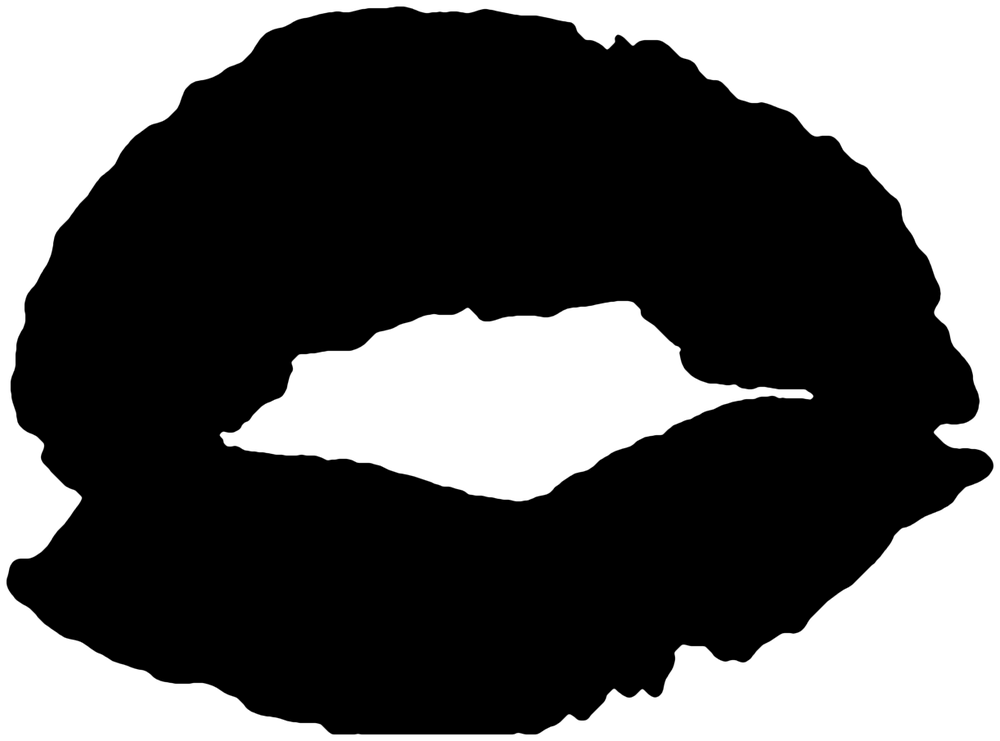
#> input picture kissifier/kiss.png, 1000 x 741 px
$ python -i kiss_texture.py   (imports and definitions only)
#> lines starting #> are read from the running program, lines starting #| are printed output that depends on the picture; after the words box and inside, x2 and y2 are one past the last pixel; in counts of white or black regions, pixels touching at a corner belong together
#!/usr/bin/env python3
"""
kiss_texture.py measures a photo of a real lipstick print and draws prints with its texture on other shapes.

Three commands:

  analyze   photo -> maps, stats and the texture files that render reads
      python kiss_texture.py analyze photo.jpg --out kiss_tex/
      (optional --crop x,y,w,h ; default finds the print by its ink)

  add       place ridges, lines and weak spots on a shape and append them to a recipe (created if missing)
      python kiss_texture.py add kiss.json --shape kiss-red.png --ridges 45 --lines 70 --weak 5
          [--box x0,y0,x1,y1]  only place inside this part of the shape (fractions of its bounding box)
          [--at x,y]           place every new feature at this point instead
          [--seed N]

  render    shape + recipe + the folder analyze wrote -> print PNG in one ink colour
      python kiss_texture.py render kiss.json --shape kiss-red.png --texture kiss_tex/ --color "#7A1E1E" --out print.png

The shape is any PNG whose alpha is the print outline (render an SVG to PNG first).

Outputs of `analyze` (8-bit grayscale PNG, white = more ink unless noted), at a 1200 px working size:
  ink.png          ink amount (0..1)
  pressure.png     low-frequency pressure: where the lips pressed hard vs. lightly
  detail.png       ink / pressure: texture with the outline and pressure removed (mid-grey = average)
  creases.png      ridge filter response: the thin paper-coloured lines inside the ink (white = crease)
  grain.png        fine speckle left after removing creases and pressure
  orientation.png  crease direction as hue (HSV), brightness = coherence
  texture-tile.png seamless tile of detail+creases from inside the print, for CSS mask-image / overlays
  stats.json       coverage, opacity distribution, crease density, spacing, dominant angles (0 = horizontal, 90 = vertical)
and the files render reads, at the photo's full size:
  band-upper.png, band-lower.png  the photo's ink along the mouth and the seams: one column per pixel along
                   the lip's edge, one row per pixel out from it, alpha = inside the photo's print
  lip-upper.png, lip-lower.png    a seamless tile of each lip
  texture.json     print width, positions along the edges, tile crease directions, ink by distance from the outline

Needs: numpy, pillow, scipy, scikit-image   (pip install numpy pillow scipy scikit-image)
"""
import argparse, itertools, json, os, math, sys
import numpy as np
from PIL import Image, ImageDraw
from scipy import ndimage as ndi
from scipy.special import ndtr, ndtri
from skimage.filters import sato
from skimage.feature import structure_tensor


# ---------- helpers ----------
def load_rgb(path):
    return np.asarray(Image.open(path).convert("RGB")).astype(np.float32) / 255.0

def save_gray(arr, path):
    Image.fromarray((np.clip(arr, 0, 1) * 255).astype(np.uint8), "L").save(path)

# [4 lines left out: function norm, not called in this run]

def hex_rgb(h):
    h = h.lstrip("#"); return tuple(int(h[i:i + 2], 16) for i in (0, 2, 4))

# [11 lines left out: function seamless, not called in this run]

def largest(mask):
    lab, n = ndi.label(mask)
    return lab == 1 + np.argmax(np.bincount(lab.ravel())[1:]) if n else mask


# ---------- ink ----------
# [26 lines left out: functions ink_amount, auto_crop, not called in this run]


# ---------- the lip frame ----------
# The photo's print and the shape are described in the same coordinates. The mouth ends in two
# tips. From each tip a straight seam runs on to the notch in the outline where the lips meet. The
# upper lip's edge is the left seam, the top of the mouth and the right seam, and the lower lip's
# edge is the same with the bottom of the mouth. A pixel of a lip has a distance d from that lip's
# edge and a position s along it. Positions on the shape's edge are matched to positions on the
# photo's edge through the seam ends and tips. All sizes are fractions of the print width w.

def pick_mouth(candidates, w):
    """The mouth among patches of paper (on the photo) or holes (in a shape). An opening with a box
    0.6% of the print width tall cuts the hairline that joins the photo's mouth to the paper outside
    at a corner, and the cracks that run out of the mouth. A shape's mouth goes through the same
    opening, so the tips are the same landmark on both. Patches narrower than a tenth of the print
    are not a mouth."""
    opened = ndi.binary_opening(candidates, np.ones((max(1, round(0.006 * w)), max(1, round(0.01 * w)))))
    lab, n = ndi.label(opened)
    spans = [np.ptp(np.nonzero((lab == i).any(0))[0]) for i in range(1, n + 1)]
    wide = [i + 1 for i, s in enumerate(spans) if s >= 0.1 * w]
    if not wide:
        return np.zeros_like(candidates)
    return lab == max(wide, key=lambda i: (lab == i).sum())

def seam_end(F, tip, side, w):
    """The most concave point of the outline beyond the tip, near the tip's height. Without one, the
    outermost point of the filled outline in the tip's row, or the box's edge if the row has none."""
    outline = F & ~ndi.binary_erosion(F)
    ys, xs = np.nonzero(outline)
    near = (np.sign(xs - tip[0]) == side) & (np.abs(ys - tip[1]) < 0.1 * w)
    if near.any():
        conc = ndi.gaussian_filter(F.astype(np.float32), 0.025 * w)[ys[near], xs[near]]
        k = np.argmax(conc)
        if conc[k] > 0.6:
            return float(xs[near][k]), float(ys[near][k])
    row = np.nonzero(F[int(round(tip[1]))] & (np.sign(np.arange(F.shape[1]) - tip[0]) == side))[0]
    if not len(row):
        row = np.nonzero(F.any(0))[0]
    return float(row[0] if side < 0 else row[-1]), tip[1]

def lip_line(F, mouth, box):
    """Tips, seam ends, and the upper and lower edge with one height per column. A shape without a
    mouth gets a mouth of no length at the centre of its box, so its seam runs through the middle."""
    x0, y0, w, h = box
    X = np.arange(F.shape[1], dtype=np.float64)
    if mouth.any():
        mc = np.nonzero(mouth.any(0))[0]
        tips = [(float(c), float(np.nonzero(mouth[:, c])[0].mean())) for c in (mc[0], mc[-1])]
    else:
        tips = [(x0 + w / 2, y0 + h / 2)] * 2
    ends = [seam_end(F, tips[0], -1, w), seam_end(F, tips[1], 1, w)]
    knots = [ends[0], tips[0], tips[1], ends[1]] if mouth.any() else [ends[0], tips[0], ends[1]]
    up = np.interp(X, [p[0] for p in knots], [p[1] for p in knots])
    lo = up.copy()
    if mouth.any():
        rows = np.arange(F.shape[0])[:, None]
        span = slice(mc[0], mc[-1] + 1)
        up[span] = np.where(mouth, rows, np.inf).min(0)[span] - 0.5
        lo[span] = np.where(mouth, rows, -np.inf).max(0)[span] + 0.5
    mid = (up + lo) / 2
    return {"tips": tips, "ends": ends, "up": up, "lo": lo, "mid": mid,
            "mid_smooth": ndi.gaussian_filter1d(mid, 0.05 * w, mode="nearest")}

# [45 lines left out: functions chain, lip_coords, strip_column, not called in this run]


# ---------- analysis ----------
TEXTURE_FILES = ["band-upper.png", "band-lower.png", "lip-upper.png", "lip-lower.png", "texture.json"]
BAND = 0.12       # how far the strips reach from the edge, as a fraction of the print width
DIST_BINS = 15    # ink by distance from the outline in steps of 1% of the print width, plus one bin for deeper

# [178 lines left out: functions band_strip, lip_tile, crease_angle, analyze, analyze_maps, not called in this run]


# ---------- shapes and features ----------
# A recipe lists every ridge, line and weak spot. "at" is a point as fractions of the shape's
# bounding box (x across, y down). Widths, lengths and radii are fractions of the box width.
#   ridge: a paper-coloured gap that opens on the outline and tapers to its tip at "at"
#   line:  a thin crack centred on "at", with short side branches
#   weak:  a patch around "at" where less ink transferred

def load_shape(path):
    """The shape's alpha, bounding box, mouth, the hole the mouth lies in, and the lip line. Holes
    are looked for after closing gaps up to 2% of the print width, so a mouth that reaches the
    outline through a narrow gap still counts."""
#> called with path = '../kiss.png'
    A = np.asarray(Image.open(path).convert("RGBA"))[..., 3].astype(np.float32) / 255
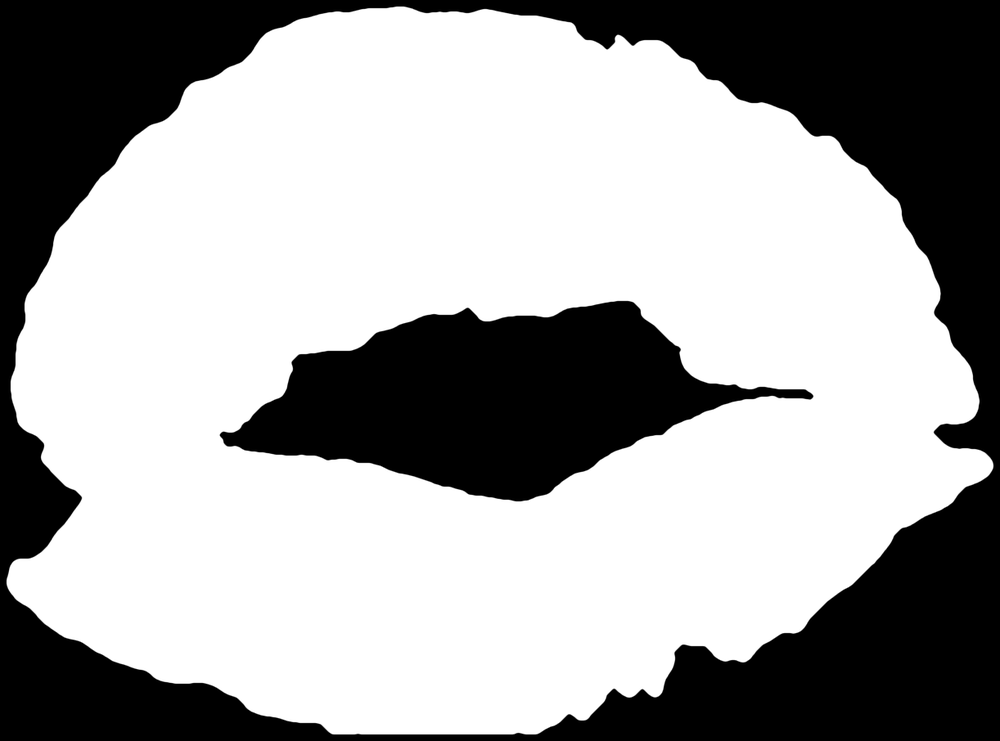
#> A: shape (741, 1000) float32; min 0, max 1, mean 0.643
    S = A > 0.5
#> S: shape (741, 1000) bool; 64.3% white; 2 black regions, box (x1, y1, x2, y2) and area: (0, 0, 1000, 741) 202148, (220, 301, 813, 501) 62179
    if not S.any():
        sys.exit(f"{path} has no pixel with alpha above half; its alpha is the outline")
    ys, xs = np.where(S)
    box = (xs.min(), ys.min(), xs.max() + 1 - xs.min(), ys.max() + 1 - ys.min())
#> box = (7, 7, 986, 727)
    r = max(1, round(0.01 * box[2]))
#> r = 10
    disc = np.hypot(*np.mgrid[-r:r + 1, -r:r + 1]) <= r
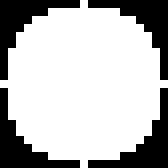
#> disc: shape (21, 21) bool (shown 8 times larger); 71.9% white; 4 black regions, box (x1, y1, x2, y2) and area: (0, 0, 10, 10) 31, (11, 0, 21, 10) 31, (0, 11, 10, 21) 31, (11, 11, 21, 21) 31
    closed = ndi.binary_closing(np.pad(S, r + 1), disc)[r + 1:-r - 1, r + 1:-r - 1] | S
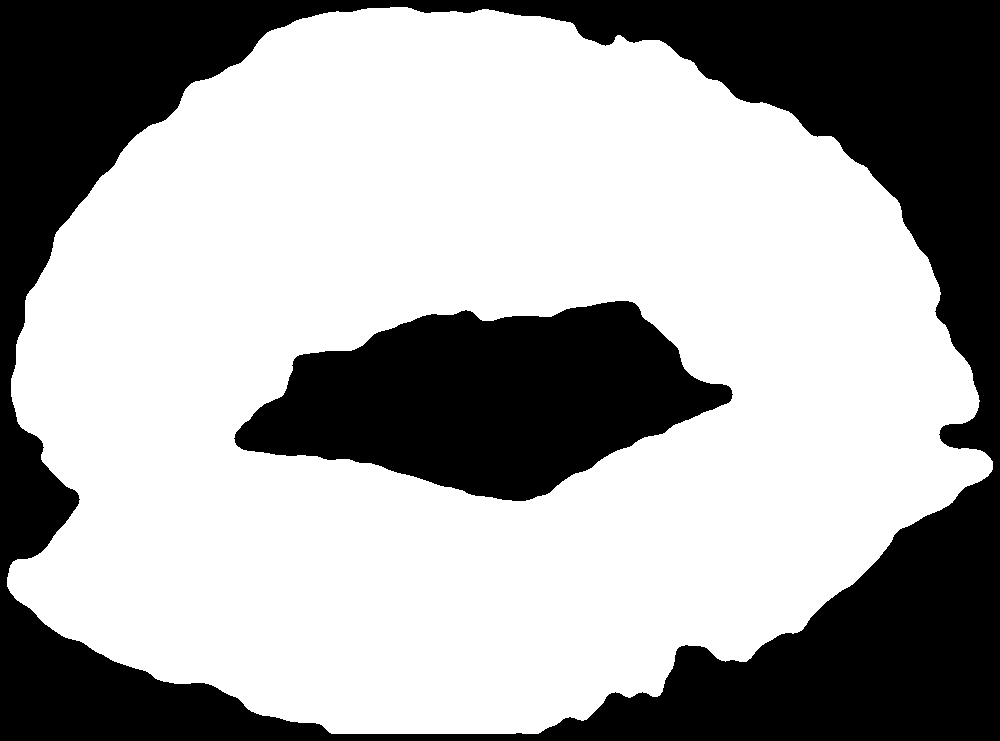
#> closed: shape (741, 1000) bool; 64.5% white; 2 black regions, box (x1, y1, x2, y2) and area: (0, 0, 1000, 741) 201858, (234, 301, 733, 501) 61117
    filled = ndi.binary_fill_holes(closed)
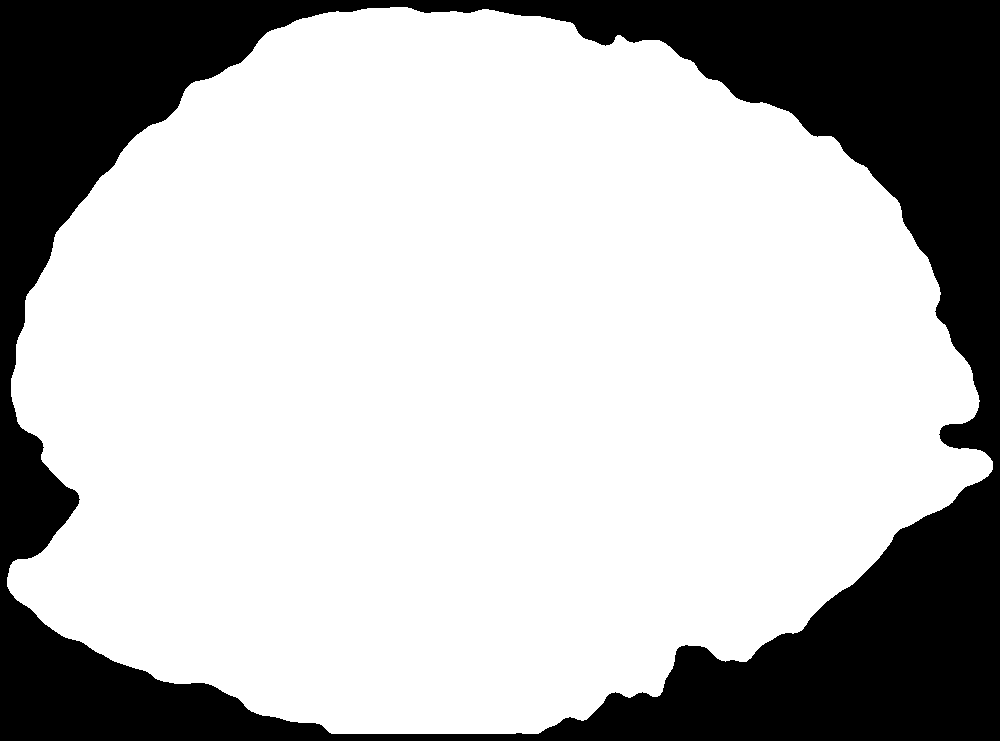
#> filled: shape (741, 1000) bool; 72.8% white; 1 black region, box (x1, y1, x2, y2) and area: (0, 0, 1000, 741) 201858
    holes = filled & ~S
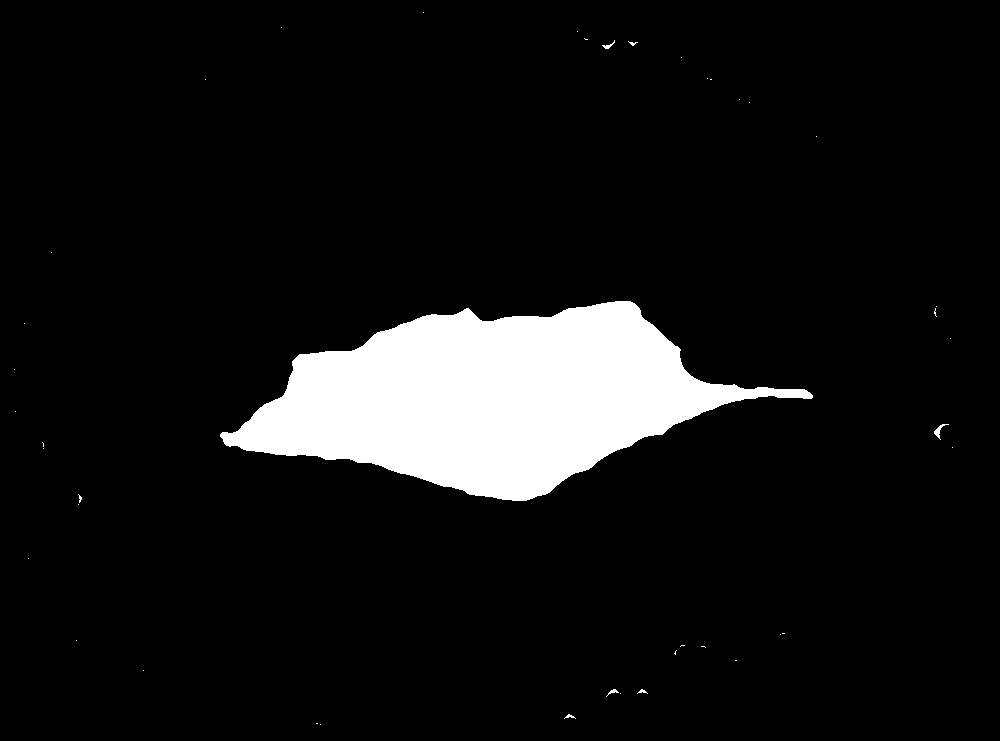
#> holes: shape (741, 1000) bool; 8.4% white; 42 white regions (35 under 20 px), largest, box (x1, y1, x2, y2) and area: (220, 301, 813, 501) 62179, (934, 424, 949, 440) 67, (602, 40, 615, 49) 36
    mouth = pick_mouth(holes, box[2])
#> in pick_mouth, `opened = ndi.binary_opening(candidates, np.ones((max(1, round(0.006 * ..`: opened: shape (741, 1000) bool; 8.4% white; 1 white region, box (x1, y1, x2, y2) and area: (222, 301, 810, 501) 62110
#> in pick_mouth, `lab, n = ndi.label(opened)`: n = 1
#> in pick_mouth, `spans = [np.ptp(np.nonzero((lab == i).any(0))[0]) for i in range(1, n ..`: spans = [587]
#> in pick_mouth, `wide = [i + 1 for i, s in enumerate(spans) if s >= 0.1 * w]`: wide = [1]
    lab, _ = ndi.label(holes)
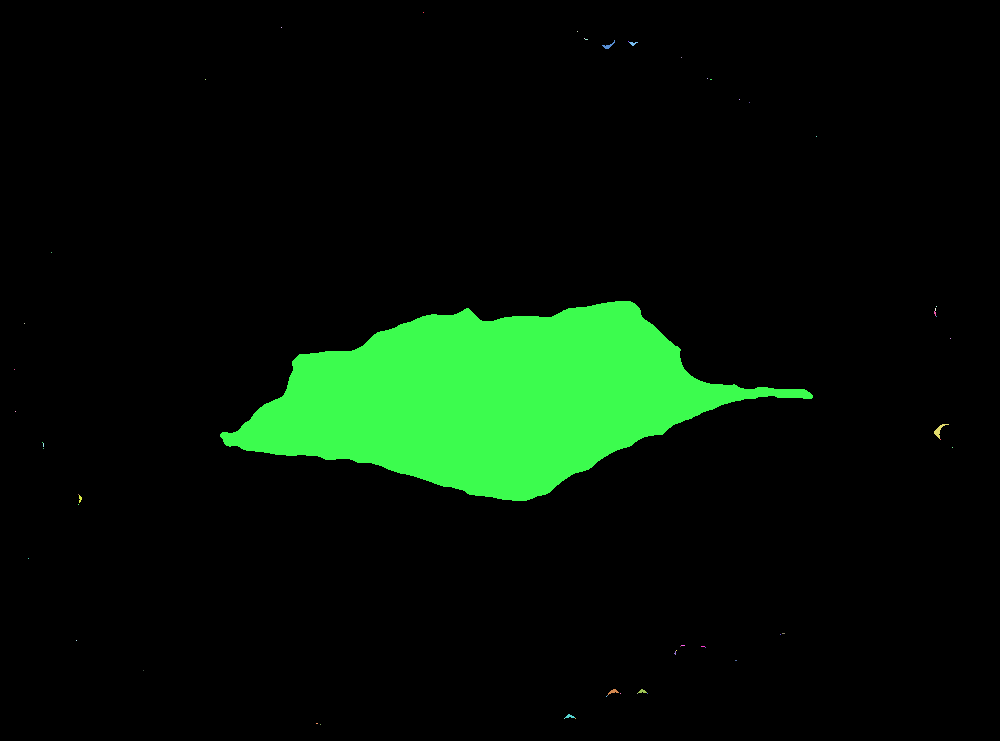
#> lab: shape (741, 1000) int32; 59 distinct labels, from 0 to 58; one colour per label, 0 black
    hole = np.isin(lab, np.unique(lab[mouth])) if mouth.any() else mouth
#> hole: shape (741, 1000) bool; 8.4% white; 1 white region, box (x1, y1, x2, y2) and area: (220, 301, 813, 501) 62179
    return A, box, mouth, hole, lip_line(filled, mouth, box)
#> in lip_line, `x0, y0, w, h = box`: x0 = 7; w = 986; h = 727
#> in lip_line, `mc = np.nonzero(mouth.any(0))[0]`: mc = 588 values from 222 to 809
#> in lip_line, `tips = [(float(c), float(np.nonzero(mouth[:, c])[0].mean())) for c in ..`: tips = [(222, 435.5), (809, 394.5)]
#> in seam_end, `outline = F & ~ndi.binary_erosion(F)`:
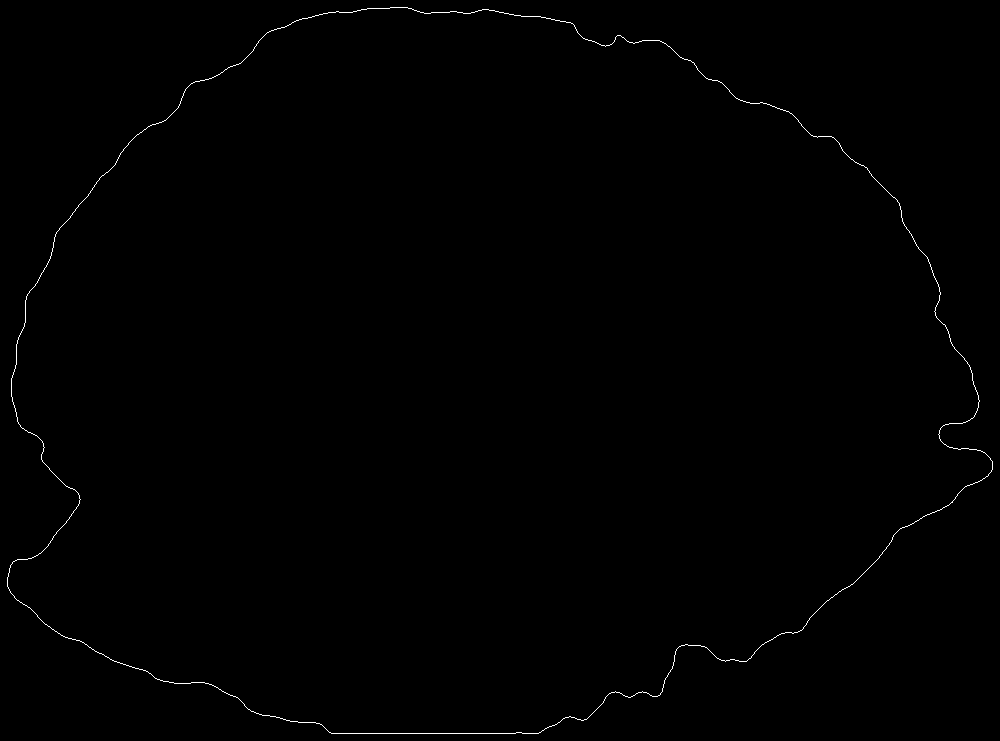
#> outline: shape (741, 1000) bool; 0.36% white in thin lines or dots
#> in seam_end, `ys, xs = np.nonzero(outline)`: ys = 2646 values from 7 to 733; xs = 2646 values, max 992 at index 1447, min 7 at index 1740, mean 480.4
#> in seam_end, `conc = ndi.gaussian_filter(F.astype(np.float32), 0.025 * w)[ys[near], ..`: conc = 210 values, max 0.714 at index 174, min 0.434 at index 131, mean 0.566
#> in seam_end, `k = np.argmax(conc)`: k = 174
#> in lip_line, `ends = [seam_end(F, tips[0], -1, w), seam_end(F, tips[1], 1, w)]`: ends = [(80, 499), (938, 434)]
#> in lip_line, `knots = [ends[0], tips[0], tips[1], ends[1]] if mouth.any() else [ends..`: knots = [(80, 499), (222, 435.5), (809, 394.5), (938, 434)]
#> in lip_line, `up = np.interp(X, [p[0] for p in knots], [p[1] for p in knots])`: up = 1000 values, max 499 at index 0, min 394.5 at index 809, mean 430.3
#> in lip_line, `lo = up.copy()`: lo has the same summary as up
#> in lip_line, `mid = (up + lo) / 2`: mid = 1000 values, max 499 at index 0, min 372.5 at index 634, mean 421.5

# [209 lines left out: functions across, trace, ridge_stroke, line_strokes, load_recipe, save_recipe and 4 more, not called in this run]


# [14 lines not run here, left out]

>>> result = load_shape('../kiss.png')
#> result = 5 items
